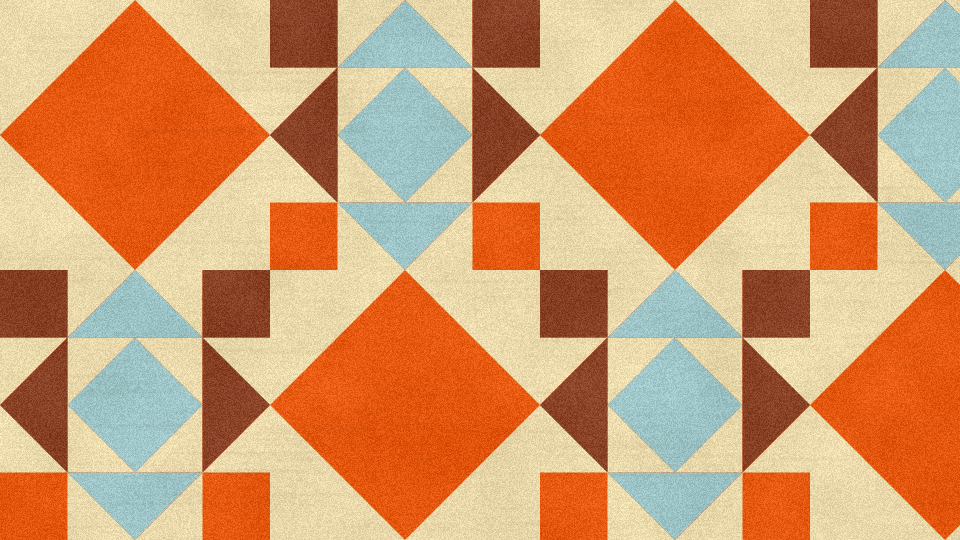
Frame 1 (no input)
Frame 2 (the mouse pressed at the canvas centre, redrawn once): identical to frame 1, image omitted

The p5.js sketch that drew this single still picture (run headless with seeded random() and noise() and a simulated clock; the mouse was pressed at the canvas centre and the sketch redrawn once):

// p5.js sketch
// ── sketch.js
function setup() {
  createCanvas(960, 540);
  pixelDensity(1);
  noLoop();
}

function draw() {
  randomSeed(7);
  noiseSeed(7);

  const palette = [
    color("#e85a12"),
    color("#9fc6c8"),
    color("#eddcae"),
    color("#8b4328")
  ];
  const orange = palette[0];
  const blue = palette[1];
  const beige = palette[2];
  const brown = palette[3];

  background(beige);

  const tile = 736;
  const s = height / tile;
  const scaledTile = tile * s;

  noStroke();

  for (let x = 0; x < width + scaledTile; x += scaledTile) {
    push();
    translate(x, 0);
    scale(s);
    drawPatternTile(orange, blue, brown);
    pop();
  }

  addPrintTexture();
  blendMode(BLEND);
}

function drawPatternTile(orange, blue, brown) {
  fill(orange);

  quad(184, 0, 368, 184, 184, 368, 0, 184);

  rect(368, 0, 92, 92);
  triangle(460, 92, 552, 0, 644, 92);
  rect(644, 0, 92, 92);

  triangle(368, 184, 460, 92, 460, 276);
  quad(552, 92, 644, 184, 552, 276, 460, 184);
  triangle(644, 92, 736, 184, 644, 276);

  rect(368, 276, 92, 92);
  triangle(460, 276, 552, 368, 644, 276);
  rect(644, 276, 92, 92);

  quad(552, 368, 736, 552, 552, 736, 368, 552);

  rect(0, 368, 92, 92);
  triangle(92, 460, 184, 368, 276, 460);
  rect(276, 368, 92, 92);

  triangle(0, 552, 92, 460, 92, 644);
  quad(184, 460, 276, 552, 184, 644, 92, 552);
  triangle(276, 460, 368, 552, 276, 644);

  rect(0, 644, 92, 92);
  triangle(92, 644, 184, 736, 276, 644);
  rect(276, 644, 92, 92);

  fill(blue);

  triangle(460, 92, 552, 0, 644, 92);
  quad(552, 92, 644, 184, 552, 276, 460, 184);
  triangle(460, 276, 552, 368, 644, 276);

  triangle(92, 460, 184, 368, 276, 460);
  quad(184, 460, 276, 552, 184, 644, 92, 552);
  triangle(92, 644, 184, 736, 276, 644);

  fill(brown);

  rect(368, 0, 92, 92);
  rect(644, 0, 92, 92);
  triangle(368, 184, 460, 92, 460, 276);
  triangle(644, 92, 736, 184, 644, 276);

  rect(0, 368, 92, 92);
  rect(276, 368, 92, 92);
  triangle(0, 552, 92, 460, 92, 644);
  triangle(276, 460, 368, 552, 276, 644);
}

function addFabricTexture() {
  loadPixels();

  for (let y = 0; y < height; y++) {
    for (let x = 0; x < width; x++) {
      const i = 4 * (y * width + x);

      const grain =
        noise(x * 0.015, y * 0.015) * 11 +
        noise(x * 0.08, y * 0.08) * 5 +
        sin(x * 0.7) * 1.7 +
        sin(y * 0.75) * 1.7 +
        random(-2.2, 2.2) -
        8;

      pixels[i] = constrain(pixels[i] + grain, 0, 255);
      pixels[i + 1] = constrain(pixels[i + 1] + grain * 0.85, 0, 255);
      pixels[i + 2] = constrain(pixels[i + 2] + grain * 0.55, 0, 255);
    }
  }

  updatePixels();

  push();
  blendMode(MULTIPLY);
  stroke(110, 90, 35, 10);
  strokeWeight(1);

  for (let y = 0; y < height; y += 3) {
    line(0, y, width, y);
  }

  for (let x = 0; x < width; x += 4) {
    line(x, 0, x, height);
  }

  pop();
}




function addPrintTexture() {
  loadPixels();

  for (let y = 0; y < height; y++) {
    for (let x = 0; x < width; x++) {
      const i = 4 * (x + y * width);
      const n = noise(x * 0.018, y * 0.018);
      const grain = random(-18, 14) + map(n, 0, 1, -10, 10);

      pixels[i] = constrain(pixels[i] + grain, 0, 255);
      pixels[i + 1] = constrain(pixels[i + 1] + grain, 0, 255);
      pixels[i + 2] = constrain(pixels[i + 2] + grain, 0, 255);
    }
  }

  updatePixels();

  noStroke();

  for (let i = 0; i < 32000; i++) {
    fill(255, random(5, 18));
    circle(random(width), random(height), random(0.4, 1.6));
  }

  for (let i = 0; i < 18000; i++) {
    fill(0, random(3, 10));
    circle(random(width), random(height), random(0.35, 1.1));
  }

  blendMode(MULTIPLY);
  for (let i = 0; i < 420; i++) {
    fill(110, 70, 35, random(2, 7));
    rect(random(width), random(height), random(30, 180), random(1, 4));
  }
  blendMode(BLEND);
}
